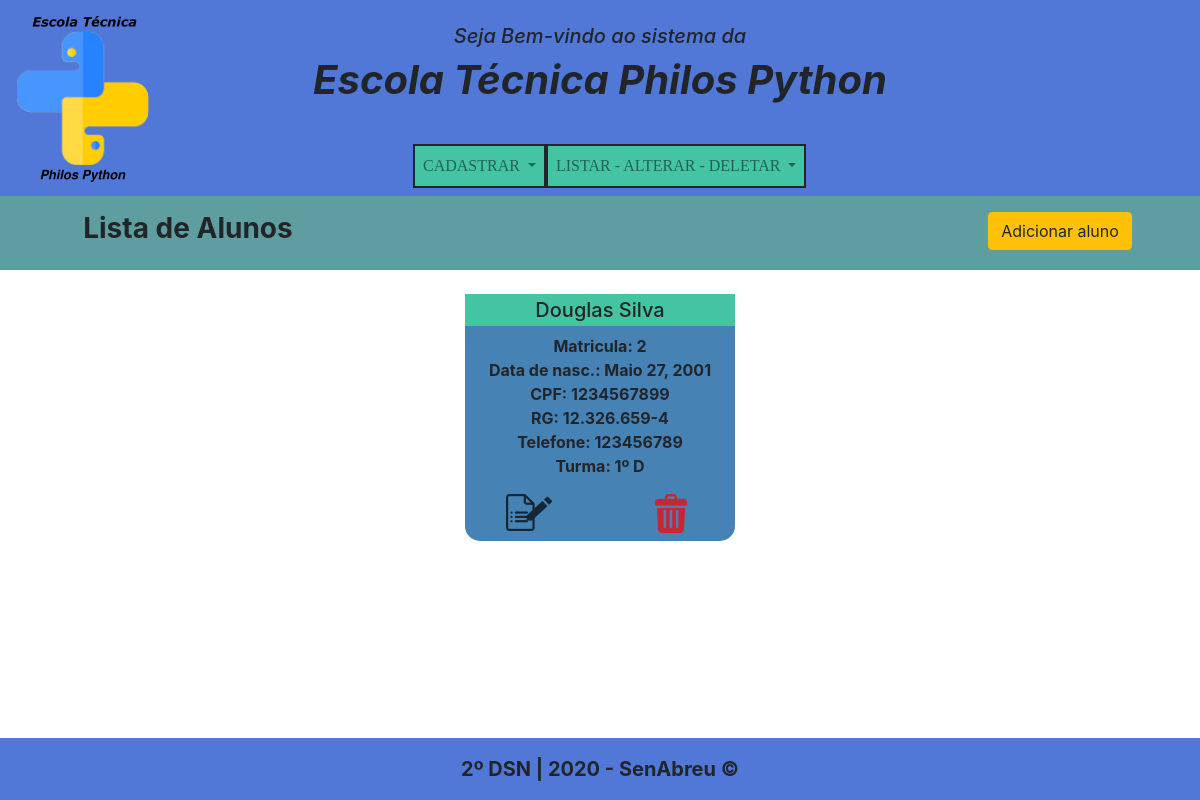
The app's page /listaAluno/, older data.
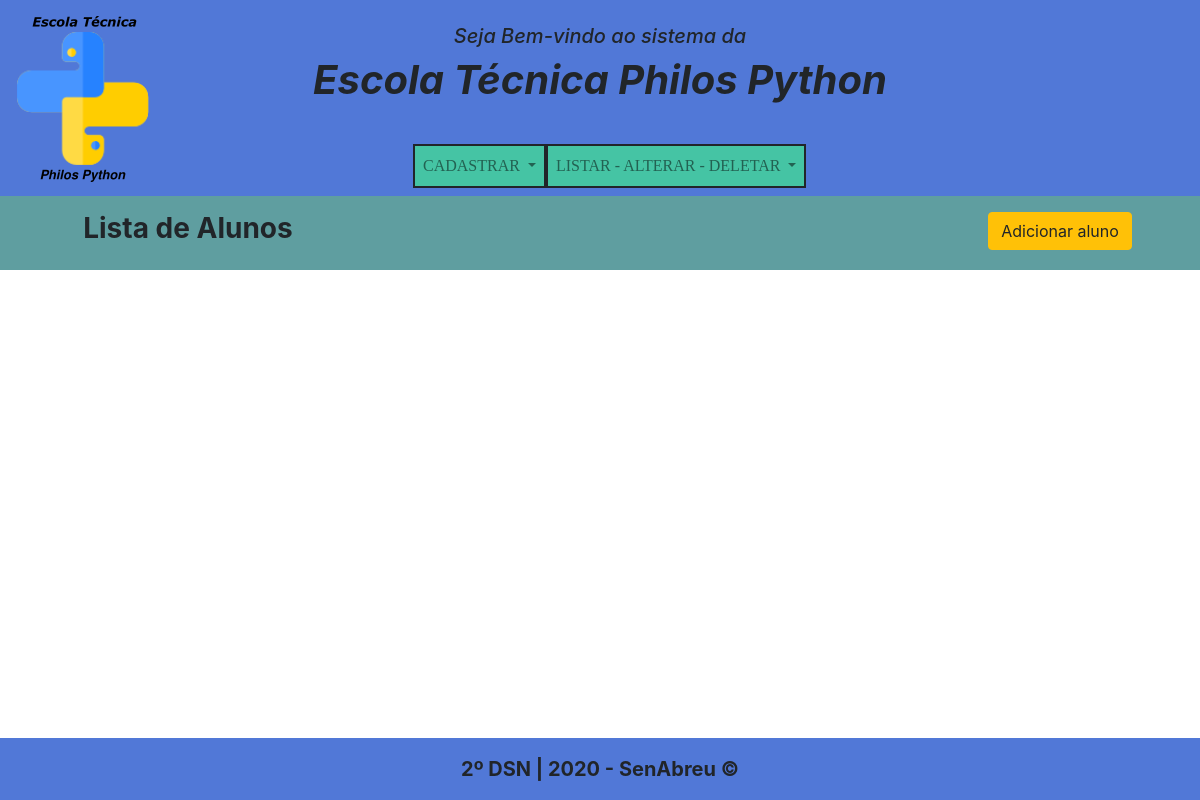
The same page, newer data.
### escola/models.py (models this page shows, shortened)
class Aluno(models.Model):
    ID_Aluno = models.AutoField(primary_key=True)
    nome_do_aluno = models.CharField(max_length=45)
    matricula = models.CharField(max_length=45)
    data_de_nascimento = models.DateField()
    cpf = models.CharField(max_length=45)
    rg = models.CharField(max_length=45)
    telefone = models.CharField(max_length=45)
    Turma = models.ForeignKey(Turma, on_delete=models.CASCADE)
    class Meta:
        db_table = 'aluno'

class Turma(models.Model):
    ID_Turma = models.AutoField(primary_key=True)
    letra_da_turma = models.CharField(max_length=45)
    Coordenador = models.ForeignKey(Coordenador, on_delete=models.CASCADE)
    Professores = models.ManyToManyField(Professor)
    class Meta:
        db_table = 'turma'
    def __str__(self):
        return self.letra_da_turma

### escola/views.py (the view)
# urls.py: path('listaAluno/', listaaluno, name="url_listagemAluno"),
def listaaluno(request):
    data = {}
    data["Aluno"] = Aluno.objects.all()
    return render(request, "Aluno/listaAluno.html", data)

### escola/templates/Aluno/listaAluno.html (shortened to what this page needs)
<!DOCTYPE html>
<html lang="pt-br">
    <head>
        <link rel="stylesheet" href="https://stackpath.bootstrapcdn.com/bootstrap/4.1.3/css/bootstrap.min.css"
>
        {% load static %}
        <link rel="stylesheet" href="{% static '../static/estilo/style.css' %}">
    </head>
    <body>
        <header class="clearfix">
            <figure class="figure pt-3 pl-3 logo">
                <a href="/"><img src="{% static '../static/img/pythonlogo.png' %}" class="figure-img img-fluid rounded float-left" alt="Logo Philos Python"></a>
            </figure>
            <div class="">
                <h5 class="text-center title-1 pt-4">Seja Bem-vindo ao sistema da</h5>
                <h1 class="text-center title-2 pb-4">Escola Técnica Philos Python</h1>
            </div>
            <div>
                <nav class="navbar navbar-expand-lg navbar-light teste">
                    <div class="collapse navbar-collapse teste" id="conteudoNavbarSuportado">
                        <ul class="navbar-nav mr-auto">
                            <li class="nav-item dropdown">
                                <a class="nav-link dropdown-toggle" href="#" id="navbarDropdown" role="button" data-toggle="dropdown" aria-haspopup="true" aria-expanded="false">
                                    CADASTRAR
                                </a>
                            </li>
                            <li class="nav-item dropdown">
                                <a class="nav-link dropdown-toggle" href="#" id="navbarDropdown" role="button" data-toggle="dropdown" aria-haspopup="true" aria-expanded="false">
                                    LISTAR - ALTERAR - DELETAR
                                </a>
                            </li>
                        </ul>
                    </div>
                </nav>
            </div>
        </header>
        <main class="mb-5">
            <div class="container-fluid ">
                <div class="row barra-t px-5 py-3 justify-content-center">
                    <h3 class="col-md-6 col-sm-5 col-12 nome-t">Lista de Alunos</h3>
                    <div class="col-md-3 col-lg-4 col-sm-2"></div>
                    <a href="{% url 'url_cadastroAluno' %}" class="">
                        <button type="submit" class="btn btn-warning ">
                            Adicionar aluno
                        </button>
                    </a>
                </div>
            </div>
            <div class="container-fluid">
                <div class="row justify-content-center">
                    {% for Aluno in Aluno %}
                    <div class="col-md-3 text-center mt-4 mb-2 m-2">
                        <div class="items-l mb-3">
                            <h5 class="nome-l p-1">{{ Aluno.nome_do_aluno }}</h5>
                            <b>Matricula: {{ Aluno.matricula }}</b><br>
                            <b>Data de nasc.: {{ Aluno.data_de_nascimento }}</b><br>
                            <b>CPF: {{ Aluno.cpf }}</b><br>
                            <b>RG: {{ Aluno.rg }}</b><br>
                            <b>Telefone: {{ Aluno.telefone }}</b><br>
                            <b>Turma: {{ Aluno.Turma }}</b><br>
                            <div class="row justify-content-center pt-3 p-2">
                                <div class="col-md-6 col-6">
                                    <a href="{% url 'url_atualizarAluno' Aluno.ID_Aluno %}">
                                        <img type="submit" src="{% static '../static/img/edit.png' %}" class="btn-img">
                                    </a>
                                </div>
                                <div class="col-md-6 col-6">
                                    <a href="{% url 'url_deletaAluno' Aluno.ID_Aluno %}">
                                        <img type="submit" src="{% static '../static/img/delete.png' %}" class="btn-img">
                                    </a>
                                </div>
                            </div>
                        </div>
                    </div>
                {% endfor %}
                </div>
            </div>
        </main>
        <footer class="container-fluid fixed-bottom">
            <div class="row justify-content-center">
                <p class="footer-p mt-3">2º DSN | 2020 - SenAbreu ©</p>
            </div>
        </footer>
    </body>
</html>

### escola/static/estilo/style.css (style rules this page uses)
body { background-color: white; }
header { background-color: #5178D7; }
.logo { position: absolute; }
.title-1 { font-style: italic; }
.title-2 { font-style: italic; font-weight: bolder; }
nav { max-width: 100%; position: relative; font-size: 16px; font-family: Verdana; }
nav ul { width: 100%; margin-left: 0.3%; justify-content: center; }
nav li { list-style-type: none; text-align: center; float: left; text-decoration: none; border: solid 2px; }
nav li a { color: black; background-color: #45C4A4; }
.nome-t { font-weight: bold; }
.barra-t { background-color: #5F9EA0; }
.teste { background: none; }
footer { background-color: #5178D7; }
.footer-p { font-size: 20px; font-weight: bold; }

Row changes from the older to the newer data that the page shows:
removed Aluno: nome_do_aluno "Douglas Silva", matricula "2", data_de_nascimento "Maio 27, 2001", cpf "1234567899", rg "12.326.659-4", telefone "123456789", Turma "1º D"
